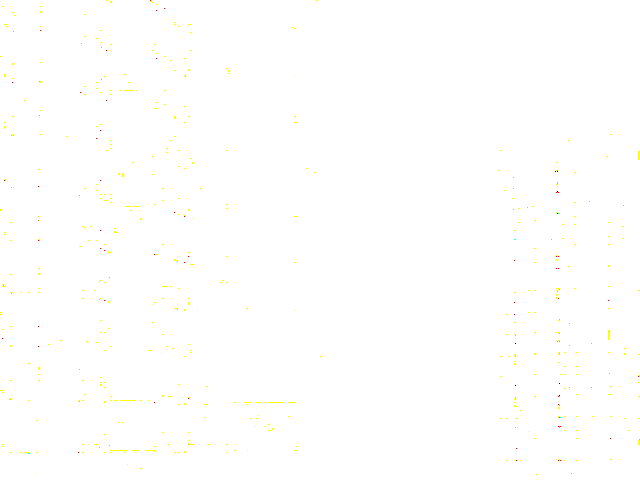
#> input picture images/camera/buildings/0image.bmp, 640 x 480 px, given in place of 15image.bmp, which was not available
$ jupyter execute Exp_c3.ipynb   (shell and % lines are left out)   (text cells are left out)
#> lines starting #> are read from the running program, lines starting #| are printed output that depends on the picture; pictures that were not available may be replaced by others from this repository, and a replacement may not be noted
[cell 1]
# Analysis the entropy of with the gamma
import os
import numpy as np
import cv2
import matplotlib.pyplot as plt
import seaborn as sns
sns.set_style()


# Calculate the entropy of an image
def entropy(img):
    if img.ndim > 2:
        gray = cv2.cvtColor(img,cv2.COLOR_BGR2GRAY)
    else:
        gray = img

    # Get the pdf (histogram)
    p = np.zeros(256)
    for i in range(256):
        p[i] = np.sum(gray[:]==i).astype(float)/(gray.shape[0]*gray.shape[1])

    # Compute the entropy
    entropy = 0.0
    for i in range(256):
        if p[i]>0:
            entropy -= p[i]*np.log(p[i])
    return entropy

# our equ.(7), predict the entropy when we applied gamma trans to the PDF
def entropy_gamma(img, gamma):

    # Get the pdf (histogram) of the original image
    p = np.zeros(256)
    for i in range(256):
        p[i] = np.sum(img[:]==i).astype(float)/(img.shape[0]*img.shape[1])

    # Compute the entropy after distortion with gamma
    entropy = 0.0
    for i in range(256):
        if p[i]>0:
            entropy -= p[i]*np.log(p[i]*((i+0.5)/256)**(1-gamma)/gamma)
    return entropy

# gamma transformation
def gt(img, gamma):
    n_img  = (img+0.5)/256.0
    g_img = np.power(n_img, gamma)
    out = np.uint8(np.round(g_img*256.0-0.5))
    return out


# AGT-ME method, infer a better gamma
def agt(img,gamma0):
    n_img  = (img+0.5)/256.0
    delta_gamma = -1.0/np.mean(np.log(n_img))
    return delta_gamma*gamma0

# Calculate the histogram of an image
def hist(img):
    if img.ndim > 2:
        gray = cv2.cvtColor(img,cv2.COLOR_BGR2GRAY)
    else:
        gray = img

    # Get the pdf (histogram)
    h = np.zeros(256)
    for i in range(256):
        h[i] = np.sum(gray[:]==i).astype(float)
    return h

[cell 2]
# Read the images
path = "../images/camera/buildings"
index1, index2 = 15,20  # gamma1=0.75, gamma2=0.90
gamma1, gamma2 = 0.05*index1, 0.05*index2
d_gamma = gamma2/gamma1

img1 = cv2.imread(path+"/"+str(index1)+"image.bmp", 0)
#> img1: shape (480, 640); min 11, max 255, mean 254.8
img2 = cv2.imread(path+"/"+str(index2)+"image.bmp", 0)
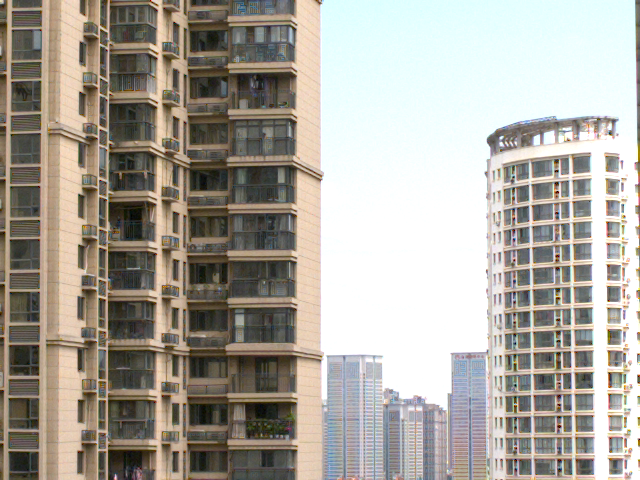
#> input picture images/camera/buildings/10image.bmp, 640 x 480 px, given in place of 20image.bmp, which was not available
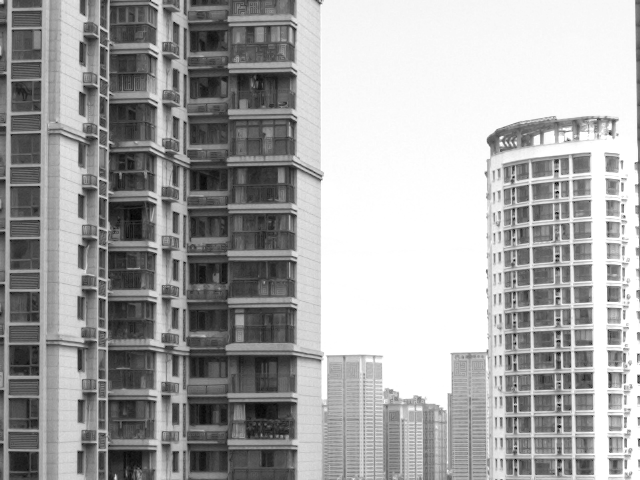
#> img2: shape (480, 640); min 0, max 255, mean 166.1
ent1, ent2 = entropy(img1), entropy(img2)
#> after the loop in entropy, `for i in range(256):`: p = 256 values, max 0.995 at index 255, min 0 at index 0, mean 0.00391
#> the loop in entropy, `for i in range(256):` made 256 passes
#> after the loop in entropy, `for i in range(256):`: entropy = 0.0371
#> the loop in entropy (call 2), `for i in range(256):` made 256 passes
#> ent1 = 0.0371; ent2 = 4.94

# Regular Pipeline
img1_g = gt(img1, d_gamma)
ent_reg = entropy(img1_g)
#> ent_reg = 0.0371

# Novel Pipeline
ent_nov = entropy_gamma(img1, d_gamma)
#> the loop in entropy_gamma, `for i in range(256):` made 256 passes
#> after the loop in entropy_gamma, `for i in range(256):`: entropy = 0.324
#> ent_nov = 0.324

# show the entropies
print(f"ent1:{ent1:0.3f}\tent2:{ent2:0.3f}\tent_reg:{ent_reg:0.3f}\tent_nov:{ent_nov:0.3f}")
#| ent1:0.037	ent2:4.936	ent_reg:0.037	ent_nov:0.324

# save the images for manuscript
cv2.imwrite('img1.png', img1); cv2.imwrite('img2.png', img2);cv2.imwrite('img1_g.png', img1_g)
#> after `cv2.imwrite('img1_g.png', img1_g)`: Out = True

[cell 3]
# plot the images and histogram
fig = plt.figure(figsize=(20,10))
plt.subplot(2,4,1); plt.imshow(img1,cmap='gray'); plt.title(f"I1 $\gamma=${gamma1}")
plt.subplot(2,4,2); plt.imshow(img2,cmap='gray'); plt.title(f"I2 $\gamma=${gamma2}")
plt.subplot(2,4,3); plt.imshow(img1_g,cmap='gray'); plt.title(f"GT(I1) with $\delta\gamma=$ {d_gamma}")
plt.subplot(2,4,4); plt.imshow(0*img1_g,cmap='gray'); plt.title(f"None")

x = np.arange(0,256)
x_g = np.power(x/255.0, d_gamma)*255
plt.subplot(2,4,5); plt.plot(x,hist(img1)); plt.title(f"I1 $\gamma=${gamma1}")
#> after the loop in hist, `for i in range(256):`: h = 256 values, max 305817 at index 255, min 0 at index 0, mean 1200
plt.subplot(2,4,6); plt.plot(x,hist(img2),'b-'); plt.title(f"I2 $\gamma=${gamma2}")
plt.subplot(2,4,7); plt.plot(x,hist(img2),'b-'); plt.plot(x,hist(img1_g));  plt.title(f"GC on Image GT(I1)")
plt.legend(["I2", "G(I1)"])
plt.subplot(2,4,8); plt.plot(x,hist(img2),'b-'); plt.plot(x_g,hist(img1));  plt.title(f"GC on PDF")
plt.legend(["I2", "G(PDF(I1))"])

# output for manuscript
def plot_hist(x,h, name):
#> called with x = array of shape (256,), h = array of shape (256,), name = 'hist1.png'
    fig = plt.figure()
    plt.plot(x,h,linewidth=4)
    plt.xlim([0,255])
    plt.ylim([0,10000])
    plt.yticks([])
    plt.xticks(fontsize=30)

    fig.savefig(name)
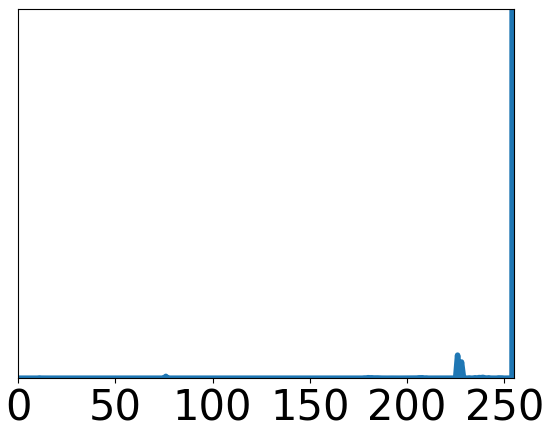
#> figure drawn by matplotlib, 1 panel
plot_hist(x,hist(img1),'hist1.png')
plot_hist(x,hist(img2),'hist2.png')
#> call 2 of plot_hist, with x = array of shape (256,), h = array of shape (256,), name = 'hist2.png'
#> in plot_hist (call 2), `fig.savefig(name)`:
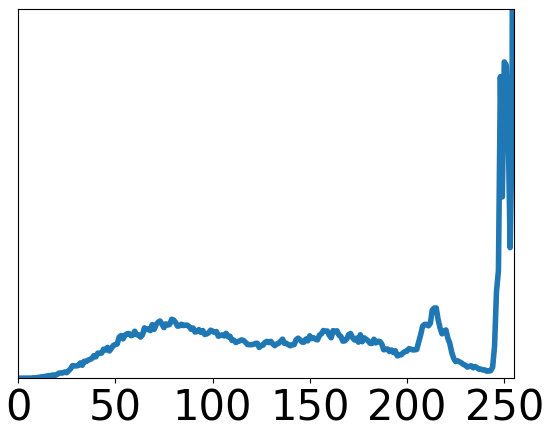
#> figure drawn by matplotlib, 1 panel
plot_hist(x,hist(img1_g),'hist1_gi.png')
plot_hist(x_g,hist(img1),'hist1_gp.png')
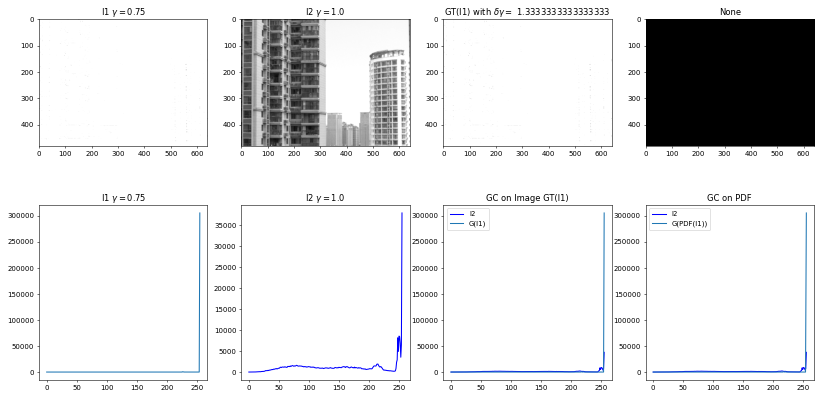
#> figure drawn by matplotlib, 8 panels; panel 5: curve peaks at x = 255, y = 305817; panel 6: curve peaks at x = 255, y = 37891; panel 7: curve peaks at x = 255, y = 37891; panel 7: curve peaks at x = 255, y = 305817

[cell 4]
def plot_zoom_hist(x, h, name=None):
    xx = np.reshape(x,(1,-1))+np.array([[0],[0]])
    hh = np.reshape(h,(1,-1))*np.array([[0],[1]])

    if name is not None: fig = plt.figure(figsize=(10,5))
    plt.plot(xx,hh,'k', linewidth=4)
    plt.grid('on')
    plt.xlim([200,210])
    plt.ylim([0,5e2])
    plt.yticks([])
    plt.xticks(fontsize=35)
    if name is not None: fig.savefig(name)

plt.figure(figsize=(10,10))
plt.subplot(4,1,1); plot_zoom_hist(x,hist(img1)); plt.title(f"I1 $\gamma=${gamma1}")
plt.subplot(4,1,2); plot_zoom_hist(x,hist(img2)); plt.title(f"I2 $\gamma=${gamma2}")
plt.subplot(4,1,3); plot_zoom_hist(x,hist(img1_g)); plt.title(f"GT(I1) with $\delta\gamma=$ {d_gamma}")
plt.subplot(4,1,4); plot_zoom_hist(x_g,hist(img1)); plt.title(f"GT(I1) with $\delta\gamma=$ {d_gamma}")

plot_zoom_hist(x,hist(img1),'hist1_zoom.png')
#> in plot_zoom_hist (call 5), `if name is not None: fig.savefig(name)`:
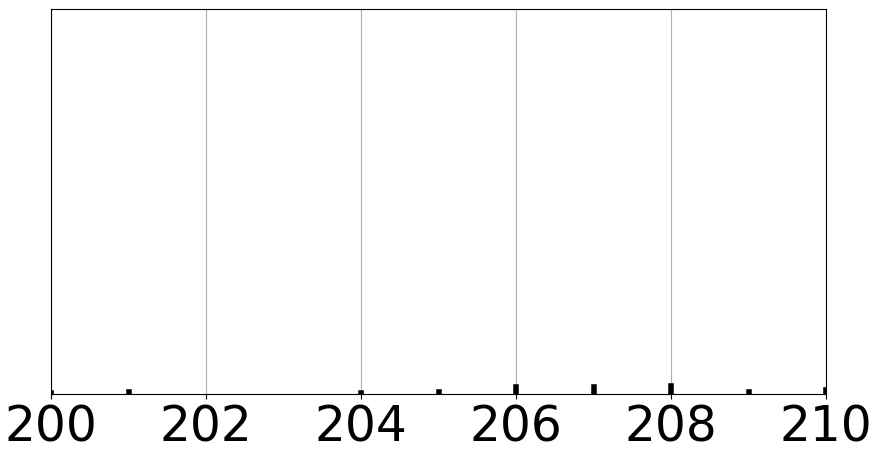
#> figure drawn by matplotlib, 1 panel
plot_zoom_hist(x,hist(img2),'hist2_zoom.png')
#> in plot_zoom_hist (call 6), `if name is not None: fig.savefig(name)`:
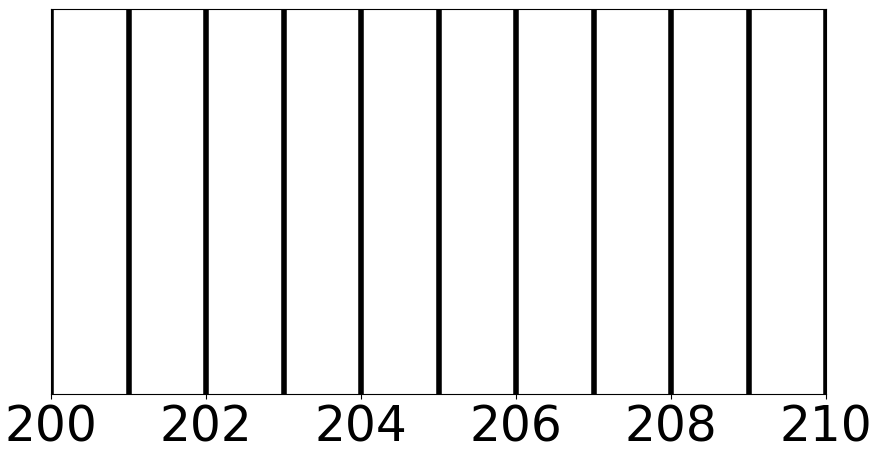
#> figure drawn by matplotlib, 1 panel
plot_zoom_hist(x,hist(img1_g),'hist1_gi_zoom.png')
plot_zoom_hist(x_g,hist(img1),'hist1_gp_zoom.png')
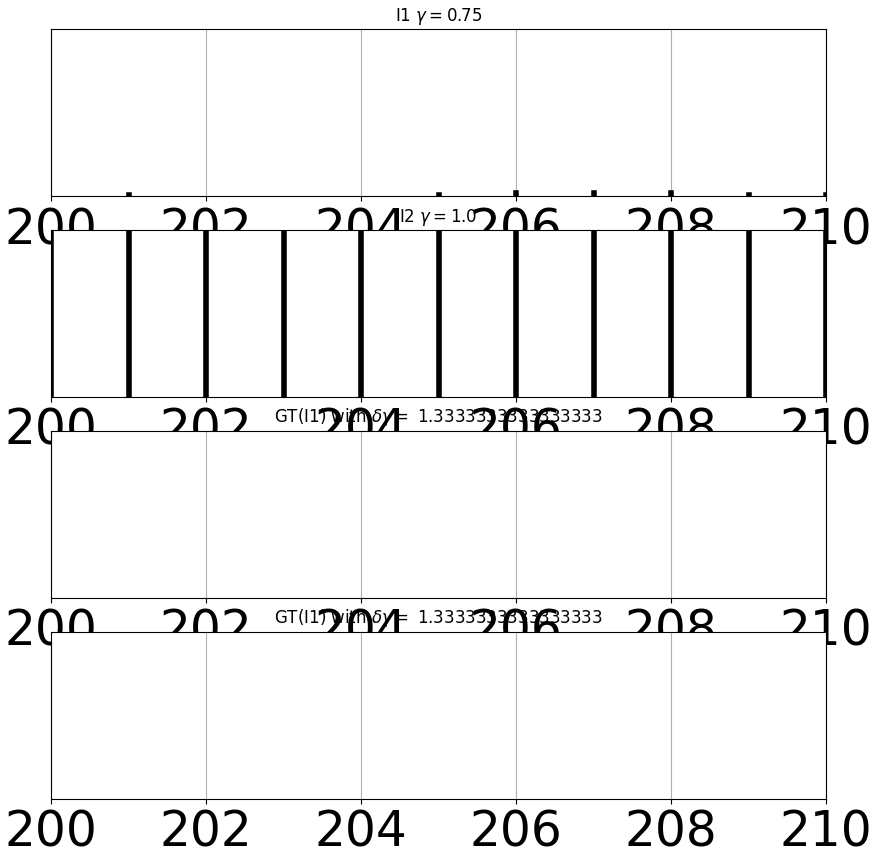
#> figure drawn by matplotlib, 4 panels
